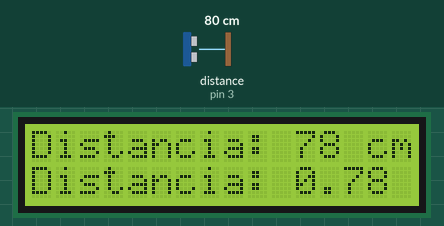
The sketch below on a simulated Arduino Uno, built with avr-gcc and run on an emulated ATmega328P. On the bench: 16×2 character LCD. Wiring (inferred from the names in the program): ultrasonic range finder: trigger pin 2; echo pin 3. The test bench sets the inputs (shaded band); at power-on: distance to the obstacle (sensor on pin 3) 80 cm. The echo pulse lasts 58.3 µs per cm; what the sketch prints to the serial monitor is not drawn.

Above: at 1.2 s.
1.3 s: distance to the obstacle (sensor on pin 3) set to 2 cm
At 2.8 s:
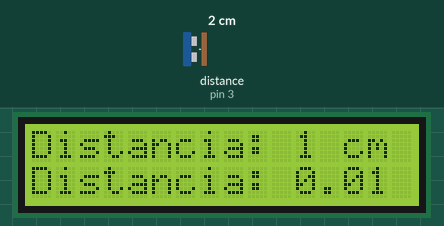
3.5 s: distance to the obstacle (sensor on pin 3) set to 4 cm
At 4.8 s:
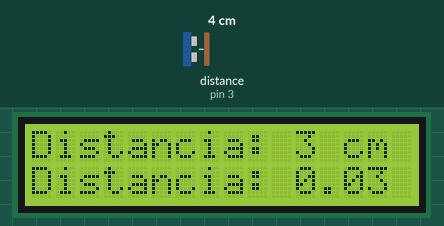
5.6 s: distance to the obstacle (sensor on pin 3) set to 9 cm
At 6.9 s:
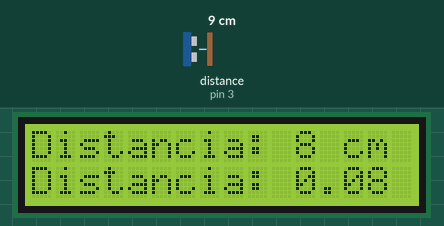
Timing chart, 0 to 8.6 s (numbered marks = the images above; inputs shaded):
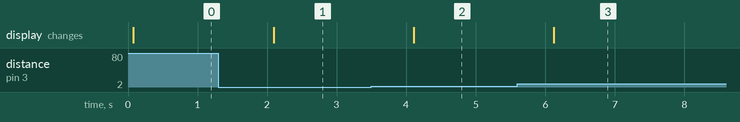

The sketch:

Ultrasonido_mas_pantalla_8_por_16.ino
```cpp
#include <LiquidCrystal.h>

const int pin_TRIG = 2; // Pin para enviar pulsos
const int pin_ECHO = 3; // Pin para recibir la señal de rebote
const float velocidadSonido = 0.034; // Velocidad del sonido en cm/us

LiquidCrystal lcd(7, 8, 9, 10, 11, 12);

void setup() {
  pinMode(pin_TRIG, OUTPUT);
  pinMode(pin_ECHO, INPUT);
  lcd.begin(16, 2);
  lcd.clear(); // Limpia la pantalla al inicio
  Serial.begin(9600);

}

void loop() {
  digitalWrite(pin_TRIG, LOW);
  delayMicroseconds(5); // Estabiliza el sensor

  digitalWrite(pin_TRIG, HIGH); // Envía el pulso para iniciar el sensor
  delayMicroseconds(10);
  digitalWrite(pin_TRIG, LOW);

  int tiempoSenal = pulseIn(pin_ECHO, HIGH); // Tiempo que dura el pin ECHO en HIGH
  int distanciaCM = (velocidadSonido * tiempoSenal) / 2; // Convierte el tiempo en distancia (cm)
  float distanciaM = distanciaCM / 100.0; // Convierte la distancia a metros

  lcd.setCursor(0, 0);
  lcd.print("Distancia: ");
  lcd.print(distanciaCM); // Muestra la distancia en centímetros
  lcd.print(" cm  "); // Espacios adicionales para borrar caracteres anteriores

  lcd.setCursor(0, 1);
  lcd.print("Distancia: ");
  lcd.print(distanciaM); // Muestra la distancia en metros
  lcd.print(" m   "); // Espacios adicionales para borrar caracteres anteriores
  Serial.print(distanciaM);
  delay(1000); // Espera un segundo antes de la siguiente medición

}
```

Measured:
- after the input at 1.3 s, the display: changes after 0.79 s (image 1)
- after the input at 3.5 s, the display: changes after 0.61 s (image 2)
- after the input at 5.6 s, the display: changes after 0.52 s (image 3)
